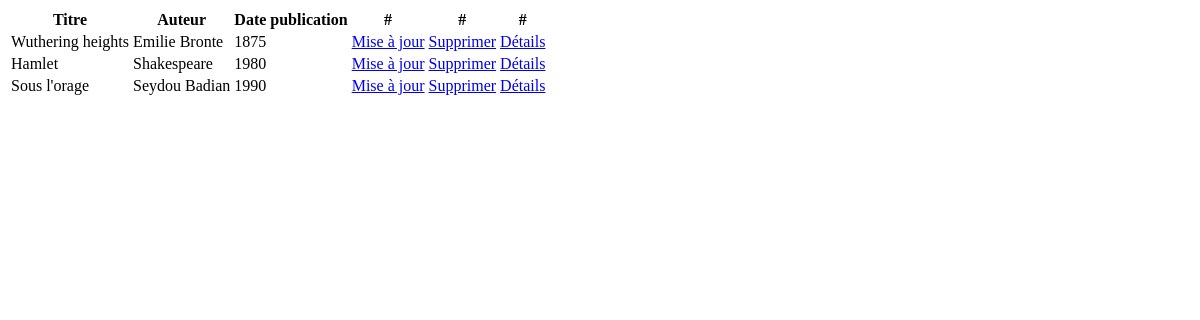
The page /bibliotheque/livre/liste on the database as committed earlier.
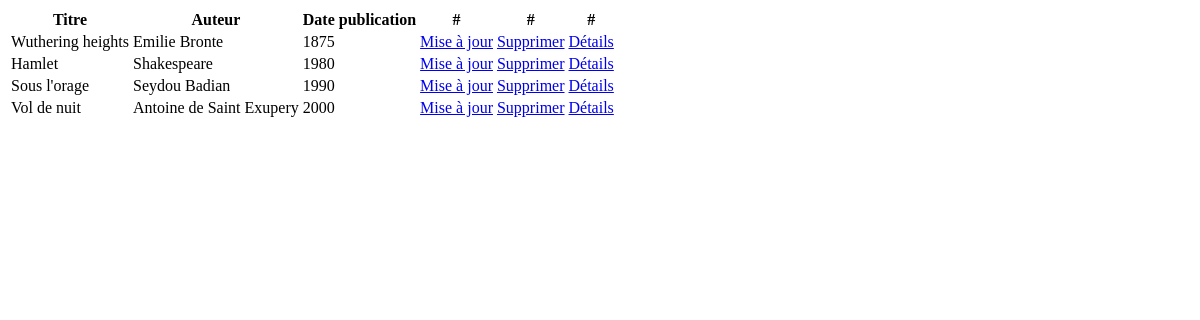
The same page on the database as committed later.
### bibliotheque/models.py (models this page shows)
class Book(models.Model):
    title = models.CharField(max_length=100)
    author = models.CharField(max_length=100)
    published_year = models.IntegerField()

### bibliotheque/views.py (the view)
# urls.py: path('livre/liste', display_books, name="affichage-livres"), # association (url -> view) appeler à chaque fois la méthode as_view() des vues basées sur des classes
def display_books(request):
    books = Book.objects.all()
    context = {"livres": books}
    return render(request, "bibliotheque/liste_livres.html", context)

### bibliotheque/templates/bibliotheque/liste_livres.html (shortened to what this page needs)
<!DOCTYPE html>
<html lang="en">
<head>
</head>
<body>
    <table>
        <tr>
            <th>Titre</th>
            <th>Auteur</th>
            <th>Date publication</th>
            <th>#</th>
            <th>#</th>
            <th>#</th>
        </tr>
    {% for livre in livres %}
        <tr>
            <td>{{ livre.title }}</td>
            <td>{{ livre.author }}</td>
            <td>{{ livre.published_year }}</td>
            <td><a href="{% url 'update-livre' livre.id %}">Mise à jour</a></td>
            <td><a href="#">Supprimer</a></td>
            <td><a href="#">Détails</a></td>
        </tr>
    {% endfor %}
    </table>
</body>
</html>

Rows that differ between the two databases and show on the page:
added Book: title "Vol de nuit", author "Antoine de Saint Exupery", published_year "2000"
